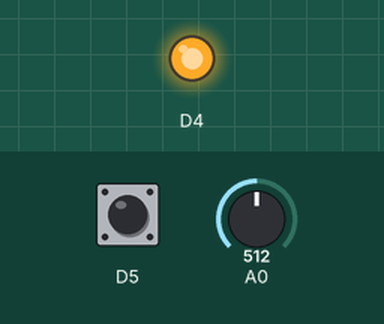
Bench run of a program on a simulated ESP8266 (Wemos D1 mini). Shown: output pins drawn as LEDs (lit = HIGH). The inputs (shaded band) are chosen by the test bench; at power-on: D5 HIGH, A0 = 512.

Above: at 1.2 s.
1.3 s: D5 pulled LOW for 0.15 s
At 1.7 s:
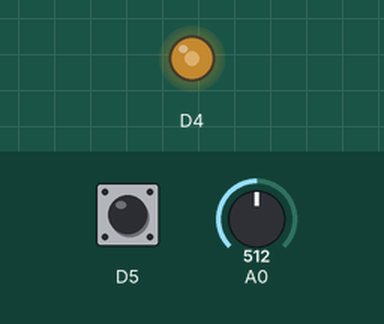
2.9 s: A0 set to 716
At 4.1 s:
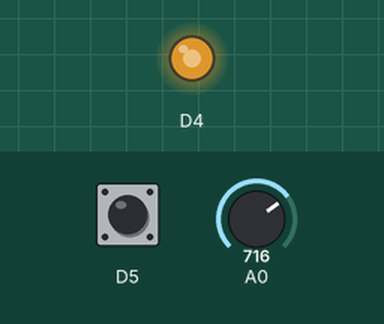
4.4 s: A0 set to 900
At 5.2 s:
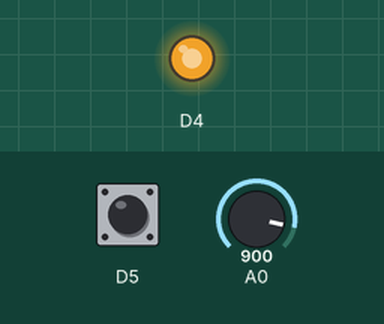
5.9 s: A0 set to 0
At 6.4 s:
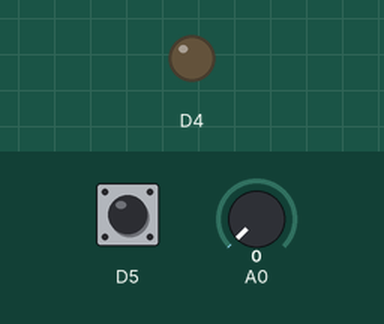
7.4 s: A0 set to 511
At 8.6 s:
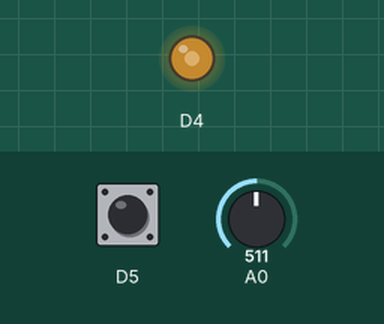
8.9 s: D5 pulled LOW for 1 s
At 9.8 s:
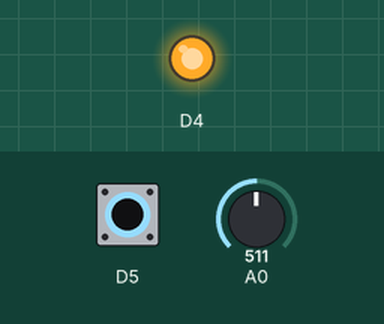
Timing chart, 0 to 11.9 s (numbered marks = the images above; inputs shaded):
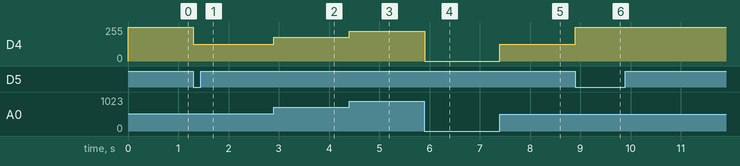

Measured:
- after the input at 1.3 s, D4: 255/255 → 127/255 at once
- after the input at 2.9 s, D4: 127/255 → 178/255 at once
- after the input at 4.4 s, D4: 178/255 → 224/255 at once
- after the input at 5.9 s, D4: 224/255 → 0/255 at once
- after the input at 7.4 s, D4: 0/255 → 127/255 at once
- after the input at 8.9 s, D4: 127/255 → 255/255 at once

The program:

main.cpp
```cpp
//
//  I Yash Chaudhary, 000820480 certify that this material is my original work.
//  No other person's work has been used without due acknowledgement.
//  I have not made my work available to anyone else."
//
#include <Arduino.h>

bool buttonOnOff; // false represent off and true represent on
int buttonPreviousState = 1;  // whether button is in pressed state or not. 0 represent IN pressed state and 1 represent not pressed

void setup() {
  // configure the USB serial monitor
  Serial.begin(115200);

  // configure pin D5 as digital input - this is the pushbutton
  pinMode(D5, INPUT_PULLUP);

  // configure pin D4 as a digital output - this is the LED
  pinMode(D4, OUTPUT);

  // set default PWM range
  analogWriteRange(1023);

  // Turned off at startup
  buttonOnOff = false;
}


void loop() {

  int buttonPressed = digitalRead(D5); // 0 represent pressed state, 1 represent not pressed

  // Switch turn on/off logic when button pressed
  if(buttonPressed == 0 ){
    // this check is to avoid switching recursivley when the button is in pressed state for long period (which is going to happen almost every time as a human we are not faster than computer)
    if(buttonPreviousState != 0){
      buttonOnOff = !buttonOnOff;
      buttonPreviousState = 0;  // mark the button in pressed state for next itteration
    }
  } else {
    buttonPreviousState = 1;
  }


  if(buttonOnOff){
    // read digitized value from the D1 Mini's A/D convertor
    int iVal = analogRead(A0);
    // set the PWM pulse width
    analogWrite(D4, iVal);
  } else{
      digitalWrite(D4, 1); // turned off
  }

  delay(1);
} 
```
